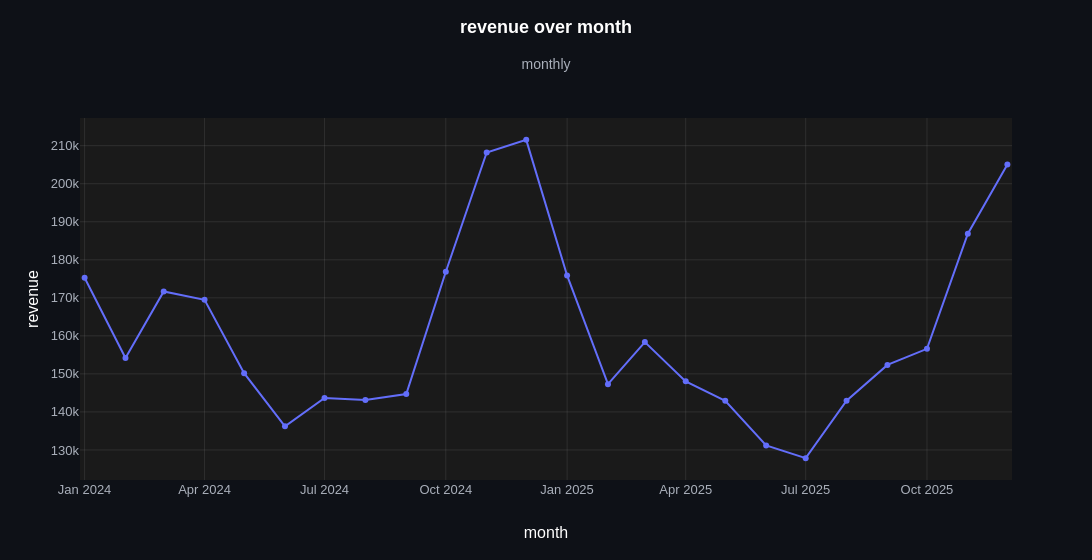

Notebook cell for this chart:
### Markdown cell above
**`hover`** (`str, list of str or None, default None`): extra columns shown on hover.
Only with `agg=None`: a combined point has no single value for them. Hover over a
month in Jupyter to see its order count; the static image can't show it.

### Code cell
ev.line_plot(monthly, "month", "revenue", hover="orders")

### Figure 1 — Plotly figure (JSON) as saved in the notebook; plotly's stock layout.template omitted (floating-point values rounded to 4 significant figures)
{"data": [{"cliponaxis": false, "connectgaps": false, "hovertemplate": "%{hovertext}<extra></extra>", "hovertext": ["revenue: <b>175.3k</b><br>orders: 1418", "revenue: <b>154.2k</b><br>orders: 1214", "revenue: <b>171.7k</b><br>orders: 1274", "revenue: <b>169.5k</b><br>orders: 1176", "revenue: <b>150.2k</b><br>orders: 1129", "revenue: <b>136.2k</b><br>orders: 1093", "revenue: <b>143.7k</b><br>orders: 1151", "revenue: <b>143.1k</b><br>orders: 1201", "revenue: <b>144.7k</b><br>orders: 1214", "revenue: <b>176.9k</b><br>orders: 1374", "revenue: <b>208.2k</b><br>orders: 1755", "revenue: <b>211.5k</b><br>orders: 1807", "revenue: <b>175.9k</b><br>orders: 1434", "revenue: <b>147.3k</b><br>orders: 1229", "revenue: <b>158.4k</b><br>orders: 1250", "revenue: <b>148k</b><br>orders: 1006", "revenue: <b>142.9k</b><br>orders: 1003", "revenue: <b>131.2k</b><br>orders: 939", "revenue: <b>127.8k</b><br>orders: 966", "revenue: <b>143k</b><br>orders: 991", "revenue: <b>152.4k</b><br>orders: 1048", "revenue: <b>156.6k</b><br>orders: 1137", "revenue: <b>186.9k</b><br>orders: 1464", "revenue: <b>205.1k</b><br>orders: 1539"], "legendrank": 1, "line": {"color": "#636EFA", "shape": "linear", "width": 2}, "marker": {"color": "#636EFA", "size": 6}, "meta": {"group": null, "role": "data"}, "mode": "lines+markers", "name": "revenue", "showlegend": false, "type": "scatter", "x": ["2024-01-01T00:00:00", "2024-02-01T00:00:00", "2024-03-01T00:00:00", "2024-04-01T00:00:00", "2024-05-01T00:00:00", "2024-06-01T00:00:00", "2024-07-01T00:00:00", "2024-08-01T00:00:00", "2024-09-01T00:00:00", "2024-10-01T00:00:00", "2024-11-01T00:00:00", "2024-12-01T00:00:00", "2025-01-01T00:00:00", "2025-02-01T00:00:00", "2025-03-01T00:00:00", "2025-04-01T00:00:00", "2025-05-01T00:00:00", "2025-06-01T00:00:00", "2025-07-01T00:00:00", "2025-08-01T00:00:00", "2025-09-01T00:00:00", "2025-10-01T00:00:00", "2025-11-01T00:00:00", "2025-12-01T00:00:00"], "y": [175300.0, 154200.0, 171700.0, 169500.0, 150200.0, 136200.0, 143700.0, 143100.0, 144700.0, 176900.0, 208200.0, 211500.0, 175900.0, 147300.0, 158400.0, 148000.0, 142900.0, 131200.0, 127800.0, 143000.0, 152400.0, 156600.0, 186900.0, 205100.0]}], "layout": {"height": 560, "hovermode": "x unified", "legend": {"title": {"text": ""}, "traceorder": "normal"}, "margin": {"t": 118}, "showlegend": false, "title": {"subtitle": {"text": "monthly"}, "text": "<b>revenue over month</b>"}, "width": 1400, "xaxis": {"range": ["2023-12-28T12:00:00", "2025-12-04T12:00:00"], "title": {"text": "month"}, "type": "date", "unifiedhovertitle": {"text": "%{x|%b %Y}"}}, "yaxis": {"title": {"text": "revenue"}}}}
